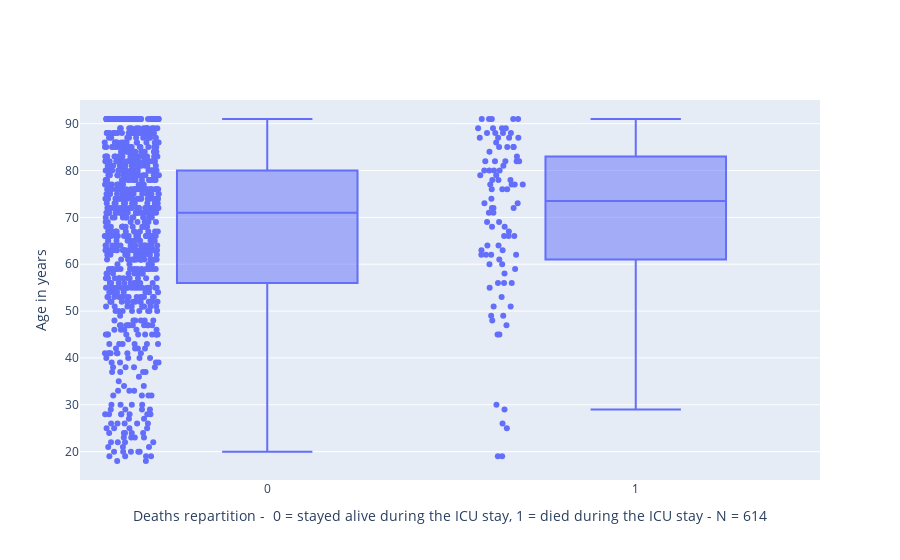

The notebook cell this image was saved under:
### Markdown cell above
## Multivariate analysis

### Code cell
fig = go.Figure()
fig.add_trace(go.Box( y = demographic['age'], x= demographic['death'], boxpoints='all'))
fig.update_layout(xaxis_title='Deaths repartition -  0 = stayed alive during the ICU stay, 1 = died during the ICU stay - N = 614', yaxis_title = "Age in years")

### Figure 1 — Plotly figure (JSON) as saved in the notebook; plotly's stock layout.template omitted (floating-point values rounded to 4 significant figures; data arrays with more than 128 entries replaced by an {"elided": "..."} marker saying what was removed)
{"data": [{"boxpoints": "all", "type": "box", "x": {"elided": "924 int values"}, "y": {"elided": "924 int values"}}], "layout": {"xaxis": {"title": {"text": "Deaths repartition -  0 = stayed alive during the ICU stay, 1 = died during the ICU stay - N = 614"}}, "yaxis": {"title": {"text": "Age in years"}}}}
